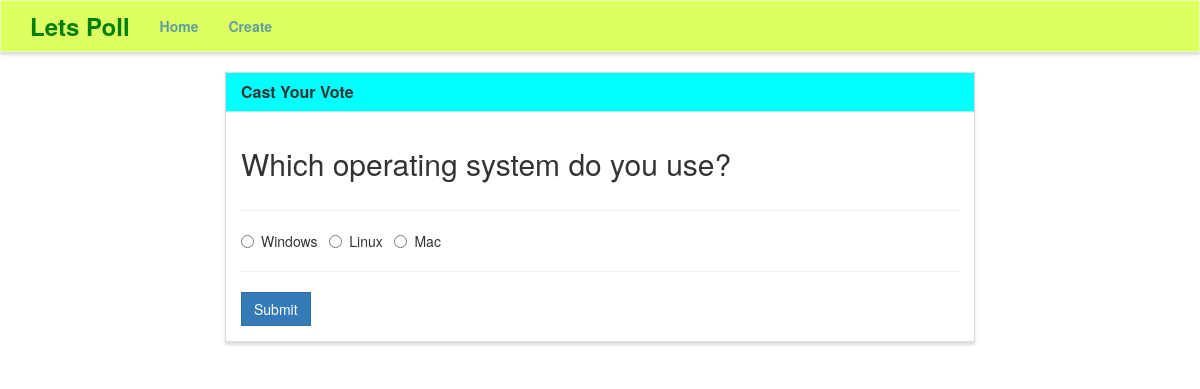
Screenshot of /vote/3/ with the database file from the repository.
### poll/models.py (models this page shows, shortened)
class Poll(models.Model):
    question = models.TextField()
    option_one = models.CharField(max_length=30)
    option_two = models.CharField(max_length=30)
    option_three = models.CharField(max_length=30)
    option_one_count = models.IntegerField(default=0)
    option_two_count = models.IntegerField(default=0)
    option_three_count = models.IntegerField(default=0)
    totaloptions = ('option_one' + 'option_two' + 'option_three')
    totaloptioncount = ('option_one_count' + 'option_two_count' + 'option_three_count')

### poll/views.py (the view, shortened to what this page needs)
# urls.py: path('vote/<poll_id>/', poll_views.vote, name='vote'),
def vote(request, poll_id):
    poll = Poll.objects.get(pk=poll_id)
    context = {
        'poll' : poll
    }
    return render(request, 'poll/vote.html', context)

### poll/templates/poll/vote.html (shortened to what this page needs)
{% extends "poll/base.html" %}
{% block main %}
<div class="row">
    <div class="col-lg-8 col-lg-offset-2">
        <div class="panel panel-default">
            <div class="panel-heading" style="background-color: cyan;">
                <h3 class="panel-title">Cast Your Vote</h3>
            </div>
            <div class="panel-body">
                <div class="row">
                    <div class="col-lg-12">
                        <h2>{{ poll.question }}</h2>
                    </div>
                </div>
                <div class="row">
                    <div class="col-lg-12">
                        <hr />
                        <form method="POST">
                            <div class="form-group">
                                <div class="radio">
                                    <label>
                                        <input type="radio" name="poll" value="option1">
                                        {{ poll.option_one }}
                                    </label> &nbsp;
                                    <label>
                                        <input type="radio" name="poll" value="option2">
                                        {{ poll.option_two }}
                                    </label> &nbsp;
                                    <label>
                                        <input type="radio" name="poll" value="option3">
                                        {{ poll.option_three }}
                                    </label> &nbsp;
                                </div>
                            </div>
                            <hr />
                            <button type="submit" class="btn btn-primary">
                                Submit
                            </button>
                        </form>
                    </div>
                </div>
            </div>
        </div>
    </div>
</div>
{% endblock %}

### poll/static/style.css (style rules this page uses)
.navbar-default, .btn, .form-control, .panel { border-radius: 0; }
.panel-default > .panel-heading { color: #333; background-color: rgba(245, 245, 220, .7); border-color: rgba(245, 245, 220, .6); border-top-left-radius: 0; border-top-right-radius: 0; }
.panel { box-shadow: 0px 3px 3px 0px #ddd; }
a.navbar-brand, .panel-title { font-weight: bolder; }

### rows the page displays
Poll: question "Which operating system do you use?", option_one "Windows", option_two "Linux", option_three "Mac"
